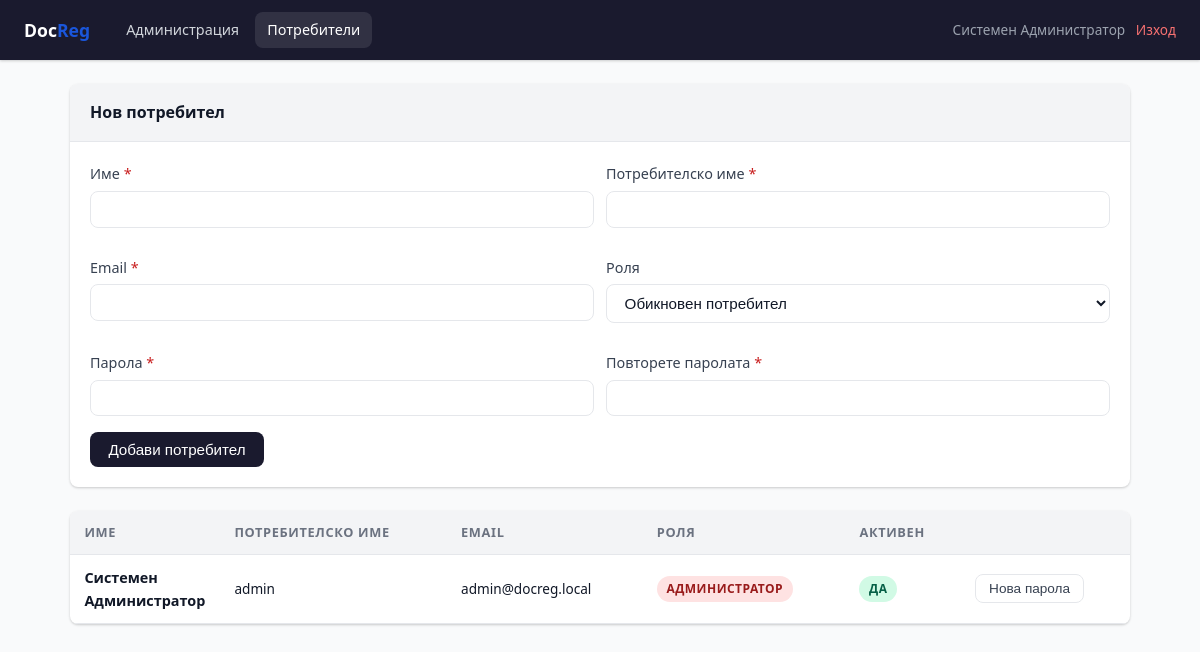
Page /public/admin/users.php (signed in) on the committed database.
### tables this page shows
CREATE TABLE IF NOT EXISTS `users` (
    `id`            INT AUTO_INCREMENT PRIMARY KEY,
    `username`      VARCHAR(50)  NOT NULL UNIQUE,
    `email`         VARCHAR(100) NOT NULL UNIQUE,
    `password_hash` VARCHAR(255) NOT NULL,
    `full_name`     VARCHAR(100) NOT NULL,
    `role`          ENUM('admin','officer') NOT NULL DEFAULT 'officer',
    `is_active`     TINYINT(1) NOT NULL DEFAULT 1,
    `created_at`    TIMESTAMP DEFAULT CURRENT_TIMESTAMP,
    `updated_at`    TIMESTAMP DEFAULT CURRENT_TIMESTAMP ON UPDATE CURRENT_TIMESTAMP
);

### includes/functions.php (called while the page is built, shortened)
<?php
require_once __DIR__ . '/db.php';
function h(mixed $v): string {
    return htmlspecialchars((string)$v, ENT_QUOTES | ENT_SUBSTITUTE, 'UTF-8');
}

### includes/db.php (called while the page is built, shortened)
<?php
class DB {
    private static ?PDO $instance = null;
    public static function get(): PDO {
        if (self::$instance === null) {
            $dsn = sprintf(
                'mysql:host=%s;port=%s;dbname=%s;charset=utf8mb4',
                DB_HOST, DB_PORT, DB_NAME
            );
            self::$instance = new PDO($dsn, DB_USER, DB_PASS, [
                PDO::ATTR_ERRMODE            => PDO::ERRMODE_EXCEPTION,
                PDO::ATTR_DEFAULT_FETCH_MODE => PDO::FETCH_ASSOC,
                PDO::ATTR_EMULATE_PREPARES   => false,
            ]);
        }
        return self::$instance;
    }
    public static function query(string $sql, array $params = []): PDOStatement {
        $stmt = self::get()->prepare($sql);
        $stmt->execute($params);
        return $stmt;
    }
    public static function all(string $sql, array $params = []): array {
        return self::query($sql, $params)->fetchAll();
    }
}

### public/admin/users.php (the view, shortened to what this page needs)
<?php
require_once __DIR__ . '/../../includes/db.php';
require_once __DIR__ . '/../../includes/functions.php';
require_once __DIR__ . '/../../includes/layout.php';
$users = DB::all('SELECT * FROM users ORDER BY role, full_name');
?>
<div class="container">
  <div class="card mb-3">
    <div class="card-header">Нов потребител</div>
    <div class="card-body">
      <form method="post">
        <div style="display:grid;grid-template-columns:1fr 1fr;gap:.75rem">
          <div class="form-group">
            <label class="required">Име</label>
            <input type="text" name="full_name" class="form-control" required
                   value="<?= h($_POST['full_name'] ?? '') ?>">
          </div>
          <div class="form-group">
            <label class="required">Потребителско име</label>
            <input type="text" name="username" class="form-control" required
                   value="<?= h($_POST['username'] ?? '') ?>">
          </div>
          <div class="form-group">
            <label class="required">Email</label>
            <input type="email" name="email" class="form-control" required
                   value="<?= h($_POST['email'] ?? '') ?>">
          </div>
          <div class="form-group">
            <label>Роля</label>
            <select name="role" class="form-control">
              <option value="officer">Обикновен потребител</option>
            </select>
          </div>
          <div class="form-group">
            <label class="required">Парола</label>
            <input type="password" name="password" class="form-control" required minlength="8">
          </div>
          <div class="form-group">
            <label class="required">Повторете паролата</label>
            <input type="password" name="password2" class="form-control" required minlength="8">
          </div>
        </div>
        <button type="submit" class="btn btn-primary">Добави потребител</button>
      </form>
    </div>
  </div>
  <div class="card">
    <div class="table-wrap">
      <table>
        <thead>
          <tr><th style="width:150px">Име</th><th style="white-space:nowrap">Потребителско име</th><th>Email</th><th>Роля</th><th>Активен</th><th></th></tr>
        </thead>
        <tbody>
          <?php foreach ($users as $u): ?>
          <tr>
            <td class="fw-bold"><?= h($u['full_name']) ?></td>
            <td class="text-sm"><?= h($u['username']) ?></td>
            <td class="text-sm"><?= h($u['email']) ?></td>
            <td>
              <span class="badge <?= $u['role']==='admin'?'badge-danger':'badge-info' ?>">
                <?= $u['role'] === 'admin' ? 'Администратор' : 'Обикновен потребител' ?>
              </span>
            </td>
            <td><?= $u['is_active'] ? '<span class="badge badge-success">Да</span>' : '<span class="badge badge-secondary">Не</span>' ?></td>
            <td style="white-space:nowrap">
              <div class="d-flex gap-1">
                <button onclick="togglePwReset(<?= $u['id'] ?>)" class="btn btn-outline btn-sm">Нова парола</button>
              </div>
            </td>
          </tr>
          <?php endforeach; ?>
        </tbody>
      </table>
    </div>
  </div>
</div>

### public/assets/css/style.css (style rules this page uses)
*, *::before, *::after { box-sizing: border-box; margin: 0; padding: 0; }
:root { --clr-primary: #1a56db; --clr-primary-d: #1245b5; --clr-success: #057a55; --clr-warning: #c27803; --clr-danger: #c81e1e; --clr-info: #0e9f6e; --clr-dark: #1a1a2e; --clr-gray: #6b7280; --clr-light: #f3f4f6; --clr-border: #e5e7eb; --clr-bg: #f9fafb; --radius: 0.5rem; --shadow: 0 1px 3px rgba(0,0,0,.12), 0 1px 2px rgba(0,0,0,.08); --shadow-lg: 0 4px 16px rgba(0,0,0,.12); --font: 'Segoe UI', system-ui, -apple-system, sans-serif; }
body { font-family: var(--font); background: var(--clr-bg); color: #111827; font-size: 15px; line-height: 1.6; }
.container { max-width: 1100px; margin: 0 auto; padding: 1.5rem 1.25rem; }
.card { background: #fff; border-radius: var(--radius); box-shadow: var(--shadow); overflow: hidden; }
.card-header { padding: 1rem 1.25rem; border-bottom: 1px solid var(--clr-border); font-weight: 600; font-size: 1rem; display: flex; align-items: center; gap: .5rem; background: var(--clr-light); }
.card-body { padding: 1.25rem; }
.btn { display: inline-flex; align-items: center; justify-content: center; gap: .4rem; padding: .55rem 1.15rem; border-radius: var(--radius); font-size: .95rem; font-weight: 500; border: none; cursor: pointer; transition: opacity .15s, transform .1s; text-decoration: none; white-space: nowrap; }
.btn-primary { background: var(--clr-dark); color: #fff; }
.btn-outline { background: transparent; border: 1.5px solid var(--clr-border); color: #374151; }
.btn-sm { padding: .38rem .8rem; font-size: .85rem; }
.form-group { margin-bottom: 1rem; }
.form-group label { display: block; margin-bottom: .35rem; font-weight: 500; font-size: .9rem; color: #374151; }
.form-control { width: 100%; padding: .55rem .85rem; border: 1.5px solid var(--clr-border); border-radius: var(--radius); font-size: .95rem; transition: border-color .15s, box-shadow .15s; background: #fff; color: #111827; }
.required::after { content: ' *'; color: var(--clr-danger); }
.badge { display: inline-block; padding: .2rem .6rem; border-radius: 999px; font-size: .75rem; font-weight: 600; text-transform: uppercase; letter-spacing: .04em; }
.badge-success { background: #d1fae5; color: #065f46; }
.badge-danger { background: #fee2e2; color: #991b1b; }
.table-wrap { overflow-x: auto; }
table { width: 100%; border-collapse: collapse; }
th, td { padding: .7rem .9rem; text-align: left; border-bottom: 1px solid var(--clr-border); }
th { font-size: .8rem; font-weight: 600; text-transform: uppercase; letter-spacing: .05em; color: var(--clr-gray); background: var(--clr-light); }
td { font-size: .9rem; }
.d-flex { display: flex; }
.gap-1 { gap: .5rem; }
.text-sm { font-size: .85rem; }
.mb-3 { margin-bottom: 1.5rem; }
.fw-bold { font-weight: 700; }

### rows in the picture
users: full_name "Системен Администратор", username "admin", email "admin@docreg.local", role "АДМИНИСТРАТОР", is_active "ДА"

### other values in the picture
Auth::fullName() "Системен Администратор"
